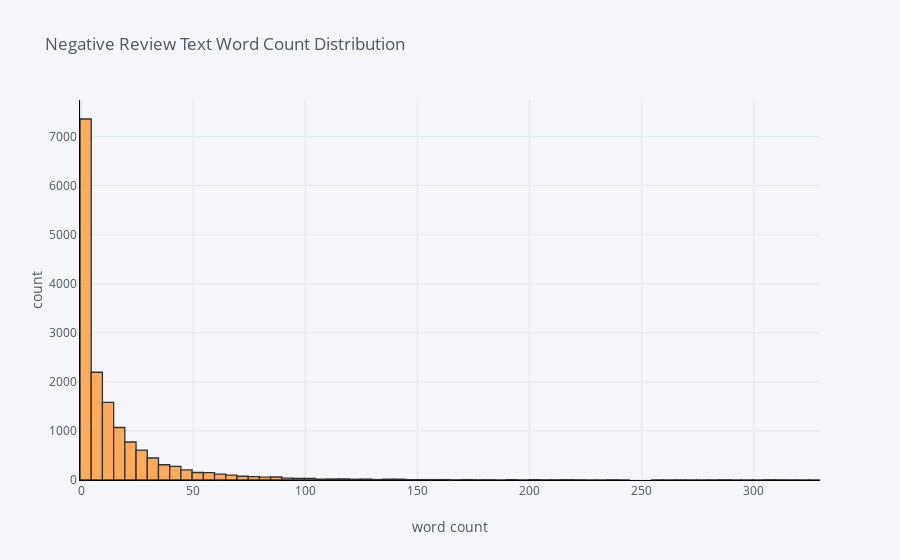

The code cell stored with this chart in its notebook:
### Code cell
df['neg_word_count'].iplot(
    kind='hist',
    bins=100,
    xTitle='word count',
    linecolor='black',
    yTitle='count',
    title='Negative Review Text Word Count Distribution')

### Figure 1 — Plotly figure (JSON) as saved in the notebook; plotly's stock layout.template omitted (floating-point values rounded to 4 significant figures; data arrays with more than 128 entries replaced by an {"elided": "..."} marker saying what was removed)
{"data": [{"histfunc": "count", "histnorm": "", "marker": {"color": "rgba(255, 153, 51, 1.0)", "line": {"color": "#000000", "width": 1.3}}, "name": "neg_word_count", "nbinsx": 100, "opacity": 0.8, "orientation": "v", "type": "histogram", "x": {"elided": "15993 int values"}}], "layout": {"barmode": "overlay", "legend": {"bgcolor": "#F5F6F9", "font": {"color": "#4D5663"}}, "paper_bgcolor": "#F5F6F9", "plot_bgcolor": "#F5F6F9", "title": {"font": {"color": "#4D5663"}, "text": "Negative Review Text Word Count Distribution"}, "xaxis": {"gridcolor": "#E1E5ED", "linecolor": "black", "showgrid": true, "tickfont": {"color": "#4D5663"}, "title": {"font": {"color": "#4D5663"}, "text": "word count"}, "zerolinecolor": "#E1E5ED"}, "yaxis": {"gridcolor": "#E1E5ED", "linecolor": "black", "showgrid": true, "tickfont": {"color": "#4D5663"}, "title": {"font": {"color": "#4D5663"}, "text": "count"}, "zerolinecolor": "#E1E5ED"}}}
